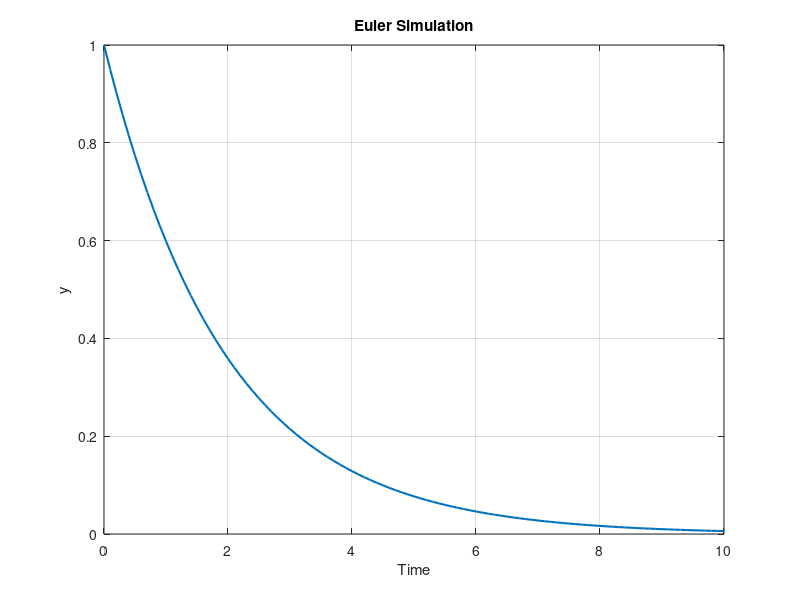
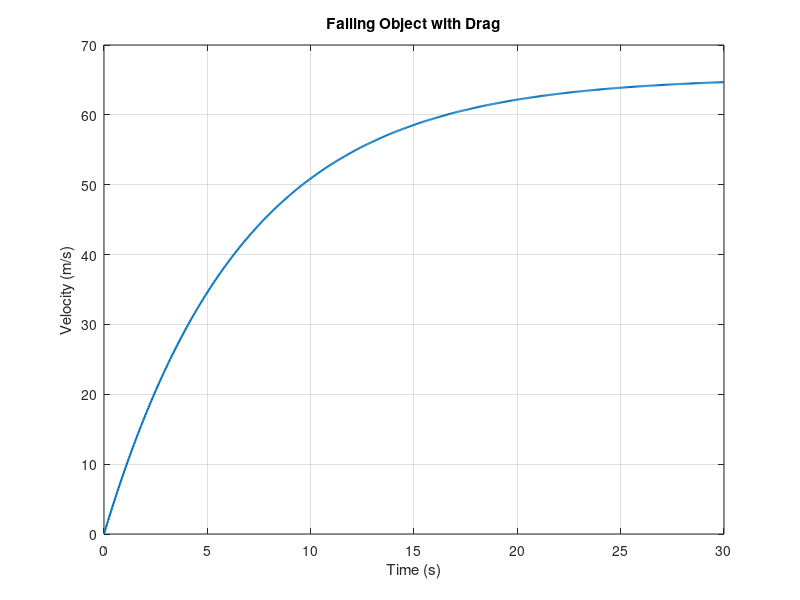
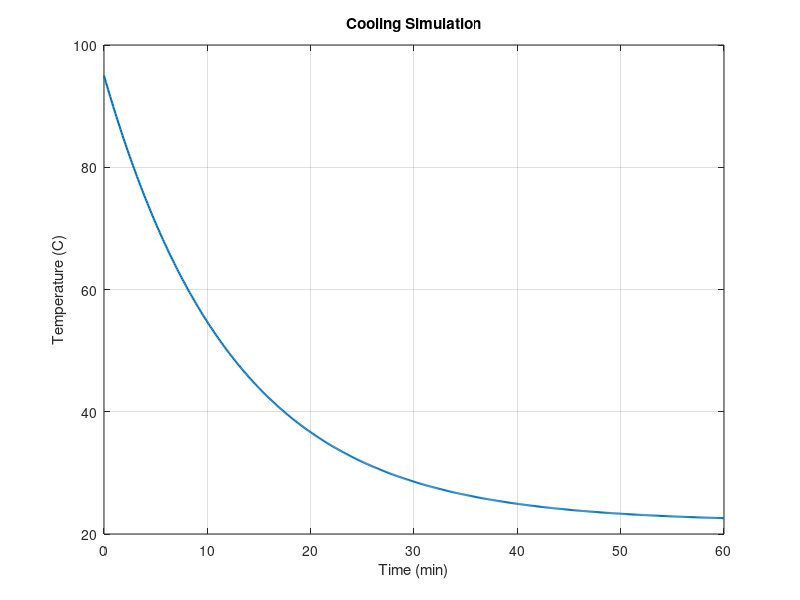
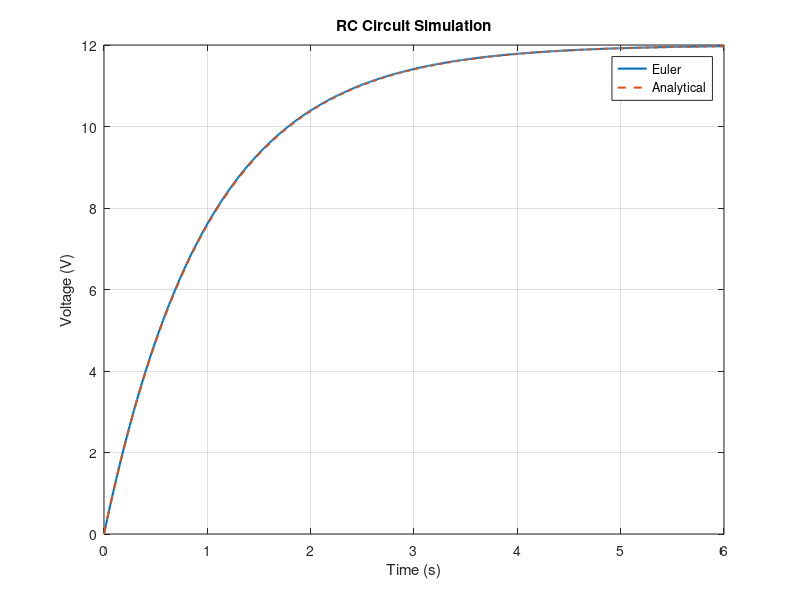

Recreate these plots in MATLAB, in order.
%% Week 14 - Engineering Simulation and Computational Modeling
% Treat each %% section like a notebook code cell.
% Read the explanation, run one section, inspect the output, then continue.
% In MATLAB Live Editor, each %% section can be run independently.
% ESC 113: Computer Aided Analysis for Engineering
%
% Run one section at a time.

clear
clc
close all

%% 1. Euler Method Example

dt = 0.1;
t = 0:dt:10;

y = zeros(size(t));
y(1) = 1;

for i = 1:length(t)-1
    dydt = -0.5*y(i);
    y(i+1) = y(i) + dt*dydt;
end

figure
plot(t,y,'LineWidth',1.5)
xlabel('Time')
ylabel('y')
title('Euler Simulation')
grid on

%% 2. Falling Object with Linear Drag

m = 80;
c = 12;
g = 9.81;

dt = 0.05;
t = 0:dt:30;

v = zeros(size(t));

for i = 1:length(t)-1
    dvdt = g - (c/m)*v(i);
    v(i+1) = v(i) + dt*dvdt;
end

figure
plot(t,v,'LineWidth',1.5)
xlabel('Time (s)')
ylabel('Velocity (m/s)')
title('Falling Object with Drag')
grid on

fprintf('Simulated final velocity = %.2f m/s\n',v(end))
fprintf('Analytical terminal velocity = %.2f m/s\n',m*g/c)

%% 3. Cooling Simulation

T0 = 95;
Tamb = 22;
k = 0.08;

dt = 0.1;
t = 0:dt:60;

T = zeros(size(t));
T(1) = T0;

for i = 1:length(t)-1
    dTdt = -k*(T(i)-Tamb);
    T(i+1) = T(i) + dt*dTdt;
end

figure
plot(t,T,'LineWidth',1.5)
xlabel('Time (min)')
ylabel('Temperature (C)')
title('Cooling Simulation')
grid on

%% 4. RC Circuit Simulation

Vs = 12;
R = 1000;
C = 0.001;

dt = 0.01;
t = 0:dt:6;

V = zeros(size(t));

for i = 1:length(t)-1
    dVdt = (Vs - V(i))/(R*C);
    V(i+1) = V(i) + dt*dVdt;
end

Vexact = Vs*(1-exp(-t/(R*C)));

figure
plot(t,V,'LineWidth',1.5)
hold on
plot(t,Vexact,'--','LineWidth',1.5)
hold off
xlabel('Time (s)')
ylabel('Voltage (V)')
title('RC Circuit Simulation')
legend('Euler','Analytical')
grid on

%% 5. Tank Simulation

Qin = 18;
Qout = 12;
capacity = 500;

dt = 1;
t = 0:dt:120;

volume = zeros(size(t));
volume(1) = 100;

for i = 1:length(t)-1
    volume(i+1) = volume(i) + dt*(Qin-Qout);

    if volume(i+1) >= capacity
        volume(i+1:end) = capacity;
        fprintf('Capacity reached at %.1f min\n',t(i+1))
        break
    end
end

figure
plot(t,volume,'LineWidth',1.5)
xlabel('Time (min)')
ylabel('Volume (L)')
title('Tank Volume Simulation')
grid on

%% 6. Parameter Study - Cooling Constant

k_values = [0.03 0.05 0.08 0.12];

figure
hold on

for k = k_values
    T = zeros(size(t));
    T(1) = 95;

    for i = 1:length(t)-1
        T(i+1) = T(i) + dt*(-k*(T(i)-22));
    end

    plot(t,T,'DisplayName',['k=' num2str(k)])
end

hold off
xlabel('Time')
ylabel('Temperature')
title('Cooling Parameter Study')
legend
grid on

%% 7. Review
%
% Verification:
% Did we solve the equations correctly?
%
% Validation:
% Does the model represent the physical system?
%
% Always document:
% assumptions
% parameters
% units
% time step
% model limitations
